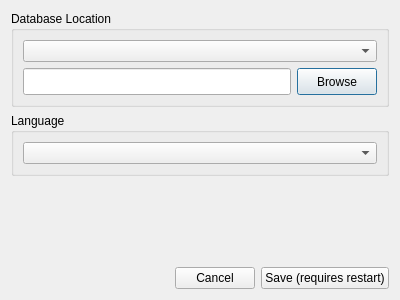
<?xml version="1.0" encoding="UTF-8"?>
<ui version="4.0">
 <class>ConfigDialog</class>
 <widget class="QDialog" name="ConfigDialog">
  <property name="geometry">
   <rect>
    <x>0</x>
    <y>0</y>
    <width>400</width>
    <height>300</height>
   </rect>
  </property>
  <property name="windowTitle">
   <string>Configuration</string>
  </property>
  <property name="locale">
   <locale language="German" country="Germany"/>
  </property>
  <property name="modal">
   <bool>true</bool>
  </property>
  <layout class="QVBoxLayout" name="dailogVLayout">
   <item>
    <widget class="QGroupBox" name="DatabaseGBox">
     <property name="locale">
      <locale language="German" country="Germany"/>
     </property>
     <property name="title">
      <string>Database Location</string>
     </property>
     <layout class="QVBoxLayout" name="databaseVLayout">
      <item>
       <widget class="QComboBox" name="databaseComboBox">
        <property name="sizePolicy">
         <sizepolicy hsizetype="Expanding" vsizetype="Fixed">
          <horstretch>0</horstretch>
          <verstretch>0</verstretch>
         </sizepolicy>
        </property>
       </widget>
      </item>
      <item>
       <layout class="QHBoxLayout" name="horizontalLayout_2">
        <item>
         <widget class="QLineEdit" name="databaseLineEdit">
          <property name="minimumSize">
           <size>
            <width>0</width>
            <height>27</height>
           </size>
          </property>
          <property name="maximumSize">
           <size>
            <width>16777215</width>
            <height>27</height>
           </size>
          </property>
         </widget>
        </item>
        <item>
         <widget class="QPushButton" name="databaseButton">
          <property name="minimumSize">
           <size>
            <width>0</width>
            <height>27</height>
           </size>
          </property>
          <property name="maximumSize">
           <size>
            <width>16777215</width>
            <height>27</height>
           </size>
          </property>
          <property name="text">
           <string>Browse</string>
          </property>
         </widget>
        </item>
       </layout>
      </item>
     </layout>
    </widget>
   </item>
   <item>
    <widget class="QGroupBox" name="languageGBox">
     <property name="locale">
      <locale language="German" country="Germany"/>
     </property>
     <property name="title">
      <string>Language</string>
     </property>
     <layout class="QVBoxLayout" name="languageVLayout">
      <item>
       <widget class="QComboBox" name="languageComboBox">
        <property name="sizePolicy">
         <sizepolicy hsizetype="Expanding" vsizetype="Fixed">
          <horstretch>0</horstretch>
          <verstretch>0</verstretch>
         </sizepolicy>
        </property>
        <property name="sizeAdjustPolicy">
         <enum>QComboBox::AdjustToContents</enum>
        </property>
       </widget>
      </item>
     </layout>
    </widget>
   </item>
   <item>
    <spacer name="verticalSpacer">
     <property name="orientation">
      <enum>Qt::Vertical</enum>
     </property>
     <property name="sizeHint" stdset="0">
      <size>
       <width>20</width>
       <height>40</height>
      </size>
     </property>
    </spacer>
   </item>
   <item>
    <layout class="QHBoxLayout" name="buttonHLayout">
     <item>
      <spacer name="buttonHorizontalSpacer">
       <property name="orientation">
        <enum>Qt::Horizontal</enum>
       </property>
       <property name="sizeHint" stdset="0">
        <size>
         <width>40</width>
         <height>20</height>
        </size>
       </property>
      </spacer>
     </item>
     <item>
      <widget class="QPushButton" name="cancelButton">
       <property name="locale">
        <locale language="German" country="Germany"/>
       </property>
       <property name="text">
        <string>Cancel</string>
       </property>
      </widget>
     </item>
     <item>
      <widget class="QPushButton" name="saveButton">
       <property name="locale">
        <locale language="German" country="Germany"/>
       </property>
       <property name="text">
        <string>Save (requires restart)</string>
       </property>
      </widget>
     </item>
    </layout>
   </item>
  </layout>
 </widget>
 <resources/>
 <connections>
  <connection>
   <sender>cancelButton</sender>
   <signal>clicked()</signal>
   <receiver>ConfigDialog</receiver>
   <slot>reject()</slot>
   <hints>
    <hint type="sourcelabel">
     <x>200</x>
     <y>276</y>
    </hint>
    <hint type="destinationlabel">
     <x>199</x>
     <y>149</y>
    </hint>
   </hints>
  </connection>
  <connection>
   <sender>saveButton</sender>
   <signal>clicked()</signal>
   <receiver>ConfigDialog</receiver>
   <slot>accept()</slot>
   <hints>
    <hint type="sourcelabel">
     <x>319</x>
     <y>276</y>
    </hint>
    <hint type="destinationlabel">
     <x>199</x>
     <y>149</y>
    </hint>
   </hints>
  </connection>
 </connections>
</ui>
